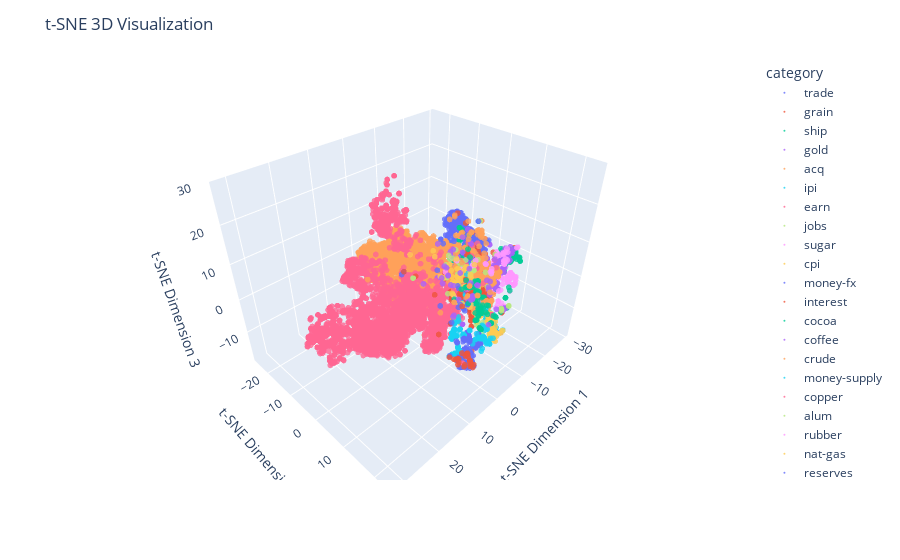

Notebook source saved alongside this figure:
### Markdown cell above
## Feature visualisation through t-SNE

After generating word embeddings using Word2Vec, we visualise these high-dimensional vectors to gain insights into their structure.

### Code cell
# Generate a list of colors for the categories
color_list = px.colors.qualitative.Plotly

# Create plotly figure
fig = px.scatter_3d(reuters_df, x=vectors_tsne[:, 0], y=vectors_tsne[:, 1], z=vectors_tsne[:, 2], color='category', color_discrete_sequence=color_list)

# Set the size of the dots
dot_size = 2
fig.update_traces(marker=dict(size=dot_size, opacity=0.8))

# Set the title and axis labels
fig.update_layout(title='Word2Vec 3D Visualization', scene=dict(xaxis_title='Dim 1', yaxis_title='Dim 2', zaxis_title='Dim 3'))

# Show plot
fig.write_html("TNSE_Word2Vec.html")
fig.show()
